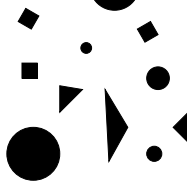
#> input picture images/formas.png, 187 x 186 px
$ python l1_q3.py
#> lines starting #> are read from the running program, lines starting #| are printed output that depends on the picture; after the words box and inside, x2 and y2 are one past the last pixel; in counts of white or black regions, pixels touching at a corner belong together
import cv2
import numpy as np

def floodFill(x, y, img):
    toFill = set()
    toFill.add((x,y))
    it = 0

    while len(toFill) > 0:
        (x,y) = toFill.pop()

        if x < 0 or x > width or y < 0 or y > height:
            continue

        val = img[x][y]
        if val == 255:
            continue

        it += 1
        img[x][y] = 255
        toFill.add((x-1,y))
        toFill.add((x+1,y))
        toFill.add((x,y-1))
        toFill.add((x,y+1))

    return it

path = r'images/formas.png'

img = cv2.imread(path)
#> img is the input picture: shape (186, 187, 3); min 0, max 255, mean 214.6

# converting image into grayscale image
gray = cv2.cvtColor(img, cv2.COLOR_BGR2GRAY)

(_, threshold) = cv2.threshold(gray, 127, 255, cv2.THRESH_BINARY)
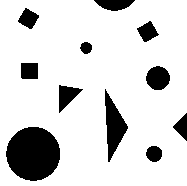
#> threshold: shape (186, 187); 84.1% white; 11 black regions, largest, box (x1, y1, x2, y2) and area: (6, 127, 60, 181) 2282, (105, 89, 128, 162) 821, (146, 66, 170, 90) 443
width = int(img.shape[0])
#> width = 186
height = int(img.shape[1])
#> height = 187

# Remove objects touching the borders
# Right and left
img1 = np.array(threshold)
for i in range(width):
    if img1[i][0] < 255:
        cv2.floodFill(img1, None, seedPoint=(0,i), newVal=255)
    if img1[i][height - 1] < 255:
        cv2.floodFill(img1, None, seedPoint=(height - 1,i), newVal=255)
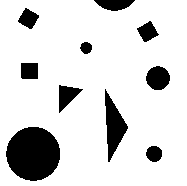
#> img1: shape (186, 187); 84.7% white; 10 black regions, largest, box (x1, y1, x2, y2) and area: (6, 127, 60, 181) 2282, (105, 89, 128, 162) 821, (146, 66, 170, 90) 443

# Up and bottom
for i in range(height):
    if img1[0][i] < 255:
        cv2.floodFill(img1, None, seedPoint=(i,0), newVal=255)
    if img1[width - 1][i] < 255:
        cv2.floodFill(img1, None, seedPoint=(i,width - 1), newVal=255)
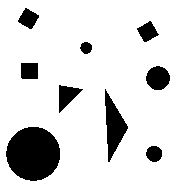
#> img1: shape (186, 187); 85.6% white; 9 black regions, largest, box (x1, y1, x2, y2) and area: (6, 127, 60, 181) 2282, (105, 89, 128, 162) 821, (146, 66, 170, 90) 443

cv2.imwrite('images/formas1.jpg', img1)


# Counting objects
img2 = np.array(img1)
nobj = 0
for i in range(width):
    for j in range(height):
        if img2[i][j] == 0:
            nobj += 1
            cv2.floodFill(img2, None, seedPoint=(j, i), newVal=i)
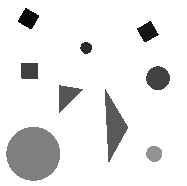
#> img2: shape (186, 187); 14.36% of pixels changed, all inside (x1, y1, x2, y2) = (6, 8, 170, 181)
#> after the loop, nobj = 9

print("Number of objects = " + str(nobj))
#| Number of objects = 9
cv2.imwrite('images/formas2.jpg', img2)


# Counting area of the objects
img3 = np.array(img1)
obj_areas = []
obj_pos = []
for i in range(width):
    for j in range(height):
        if img3[i][j] == 0:
            area = floodFill(i, j, img3)
            obj_areas.append(area)
            obj_pos.append((i,j))
            img3[i][j] = 127
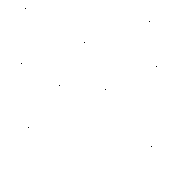
#> img3: shape (186, 187); values 127 (black) and 255 (white), 100% white; black in thin lines or dots, all inside (x1, y1, x2, y2) = (21, 8, 157, 147)
#> after the loop, obj_areas = [260, 262, 109, 271, 443, 344, 821, 2282, 203]; obj_pos = [(8, 25), (21, 149), (42, 84), (63, 21), (66, 156), (85, 59), (89, 105), (127, 28), (146, 151)]

print("Positions: " + str(obj_pos))
#| Positions: [(8, 25), (21, 149), (42, 84), (63, 21), (66, 156), (85, 59), (89, 105), (127, 28), (146, 151)]
print("Areas: " + str(obj_areas))
#| Areas: [260, 262, 109, 271, 443, 344, 821, 2282, 203]

# using a findContours() function
img4 = np.array(img1)
img4 = cv2.resize(img4, None, fx = 4, fy = 4, interpolation = cv2.INTER_NEAREST)
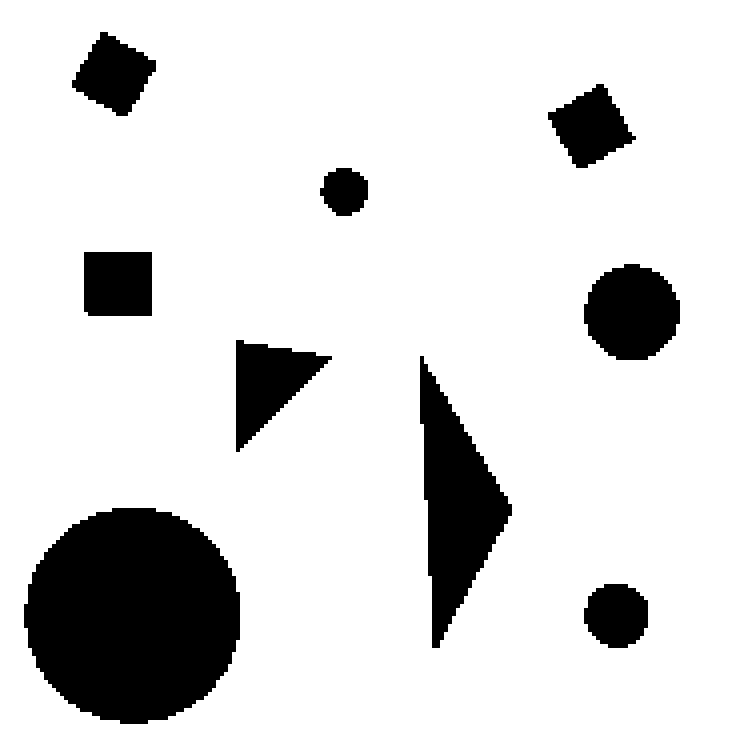
#> img4: shape (744, 748); 85.6% white; 9 black regions
contours, _ = cv2.findContours(img4, cv2.RETR_TREE, cv2.CHAIN_APPROX_SIMPLE)
#> contours = 10 contours; largest, box (x1, y1, x2, y2) and area: (0, 0, 748, 744) 555021, (23, 507, 241, 725) 36912, (419, 355, 513, 649) 13498, (583, 263, 681, 361) 7265, (235, 339, 333, 453) 5698
img4 = cv2.cvtColor(img4, cv2.COLOR_GRAY2BGR)
#> img4: shape (744, 748, 3); 85.6% white; 9 black regions, largest, box (x1, y1, x2, y2) and area: (24, 508, 240, 724) 36512, (420, 356, 512, 648) 13136, (584, 264, 680, 360) 7088
i = 0

# list for storing names of shapes

for contour in contours:
    # here we are ignoring first counter because
    # findcontour function detects whole image as shape
    if i == 0:
        i = 1
        continue

    # cv2.approxPloyDP() function to approximate the shape
    approx = cv2.approxPolyDP(contour, 0.02 * cv2.arcLength(contour, True), True)

    # using drawContours() function
    cv2.drawContours(img4, [contour], 0, (0, 0, 255), 2)

    # finding center point of shape
    M = cv2.moments(contour)
    if M['m00'] != 0.0:
        x = int(M['m10']/M['m00'])
        y = int(M['m01']/M['m00'])

    # putting shape name at center of each shape
    if len(approx) == 3:
        cv2.putText(img4, 'Triangle', (x, y),
                    cv2.FONT_HERSHEY_SIMPLEX, 1, (127, 127, 127), 3)
    elif len(approx) == 4:
        cv2.putText(img4, 'Square', (x, y),
                    cv2.FONT_HERSHEY_SIMPLEX, 1, (127, 127, 127), 3)
    else:
        cv2.putText(img4, 'circle', (x, y),
                    cv2.FONT_HERSHEY_SIMPLEX, 1, (127, 127, 127), 3)
#> this loop made 10 passes
#> (approx, x, y) on passes 4, 5, 7, 9, 10: ([[420, 355], [512, 504], [439, 648]], 454, 504), ([[331, 355], [236, 452], [235, 340]], 267, 383), ([[83, 252], [151, 251], [152, 315], [88, 316]], 117, 283), ([[603, 83], [636, 139], [576, 168], [547, 112]], 590, 126), ([[100, 31], [156, 60], [127, 116], [71, 87]], 113, 74)
#> (x, y) on passes 2, 3, 6, 8: (616, 614), (132, 614), (631, 312), (344, 191)
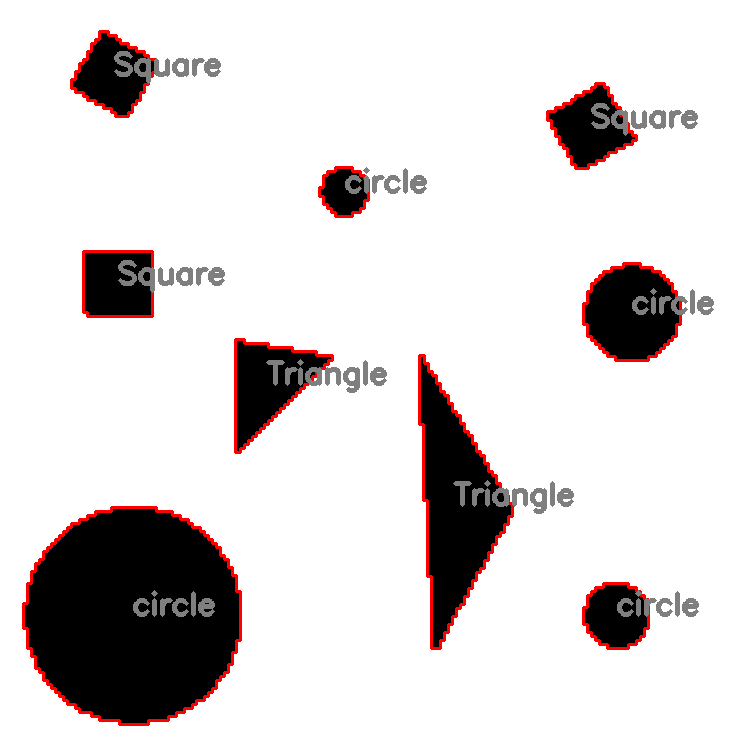
#> img4: shape (744, 748, 3); mean B, G, R 214.7, 214.7, 219.6
#> after the loop, i = 1

cv2.imwrite('images/formas3.jpg', img4)

# Displaying the images
cv2.imshow('threshold', threshold)
cv2.imshow('1', img1)
cv2.imshow('2', img2)
cv2.imshow('3', img3)
cv2.imshow('4', img4)

cv2.waitKey(0)
cv2.destroyAllWindows()
